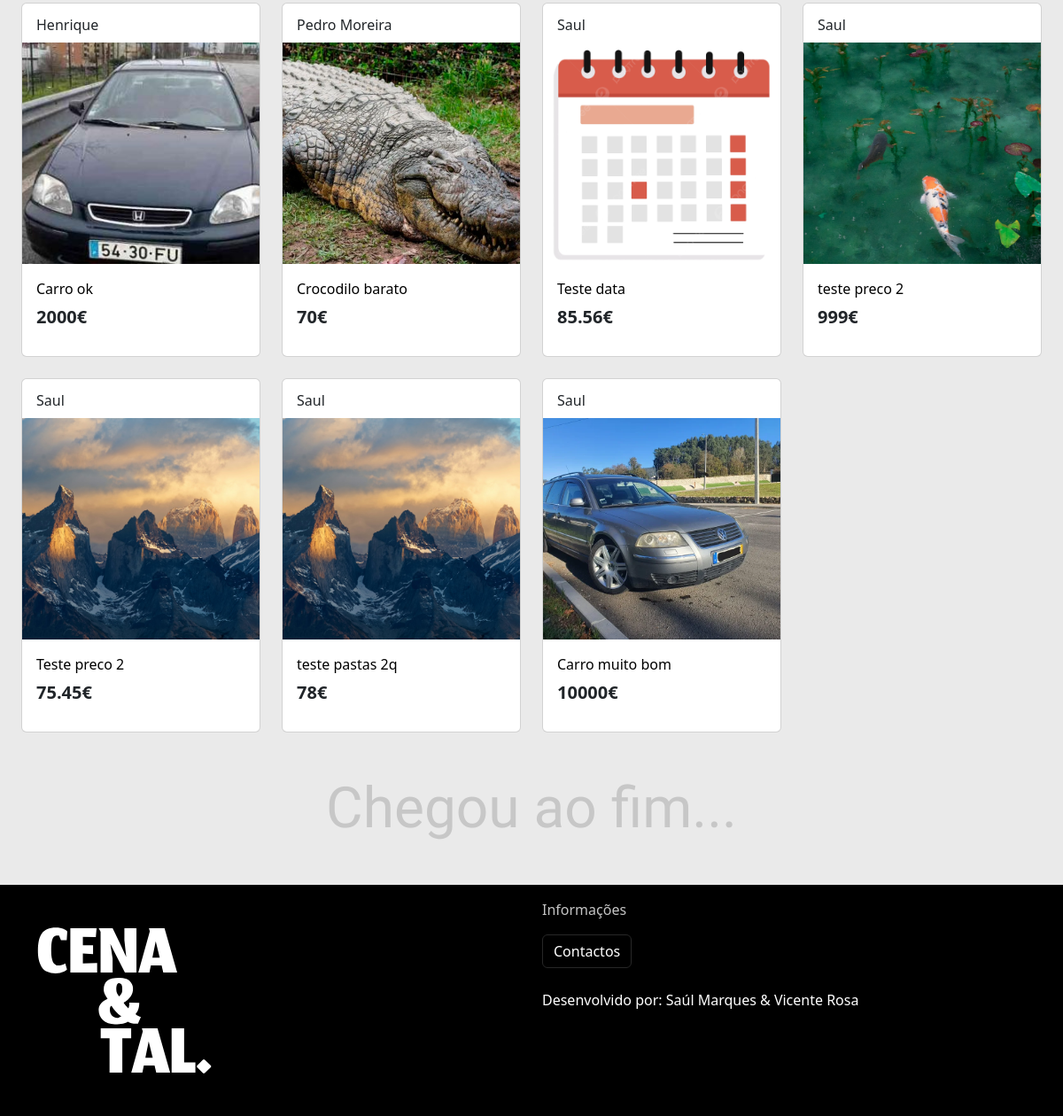
Before: / (lower part) with the older database file.
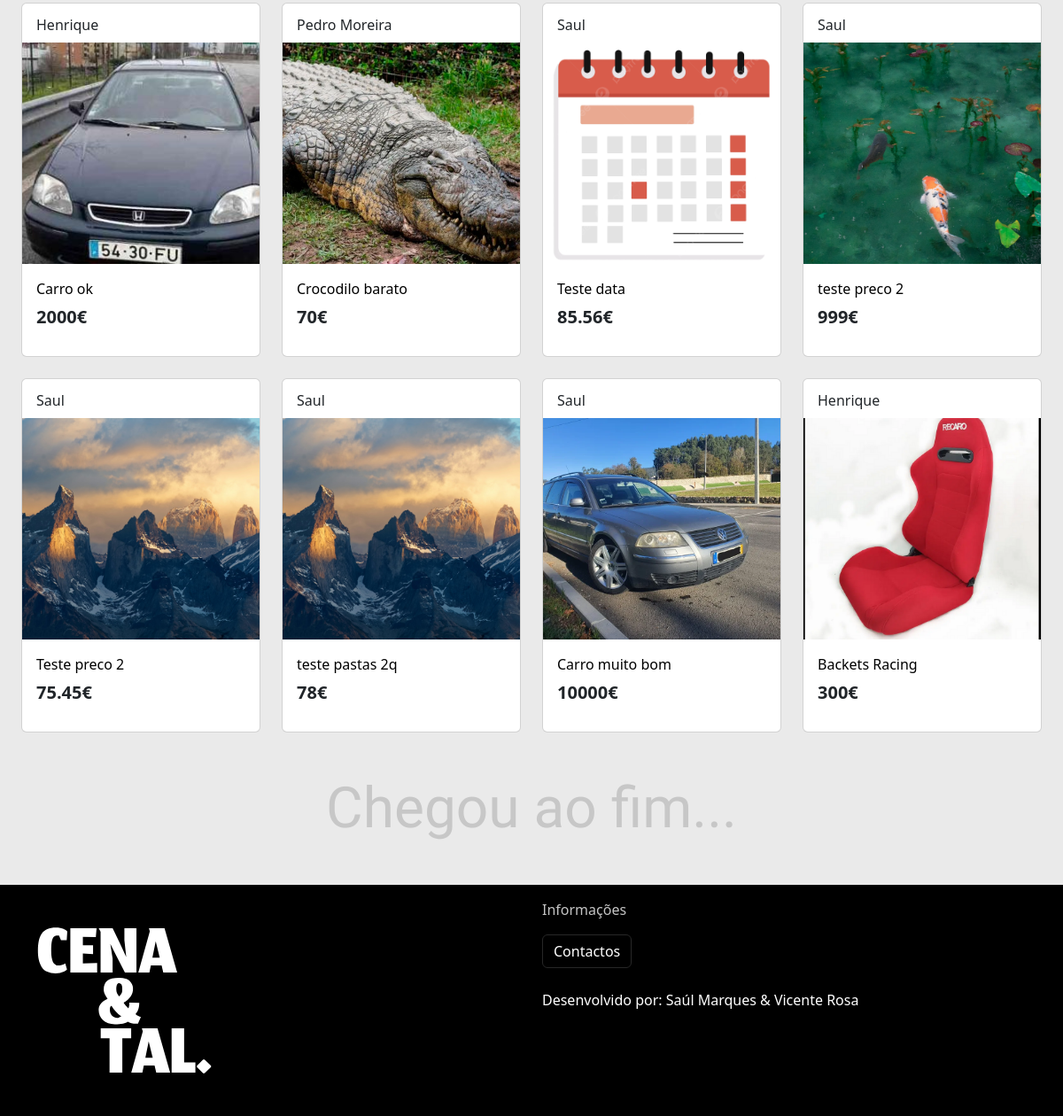
After: the same page with the newer database file.
### tables this page shows
CREATE TABLE `produto` (
  `id` int(11) NOT NULL,
  `user_id` int(11) NOT NULL,
  `titulo` varchar(30) NOT NULL,
  `descricao` text NOT NULL,
  `preco` float NOT NULL,
  `imagem` varchar(80) DEFAULT NULL,
  `adicionado_a` date NOT NULL DEFAULT current_timestamp(),
  `visivel` tinyint(1) DEFAULT 1
);

CREATE TABLE `users` (
  `id` int(11) NOT NULL,
  `username` varchar(30) NOT NULL,
  `password` varchar(78) NOT NULL,
  `email` varchar(30) NOT NULL,
  `imagem` varchar(255) DEFAULT 'imgs/icons/account_circle.svg',
  `localidade` varchar(255) DEFAULT NULL,
  `cidade` varchar(150) DEFAULT NULL,
  `cp` varchar(7) DEFAULT NULL,
  `telemovel` int(16) DEFAULT NULL,
  `biografia` text DEFAULT NULL,
  `data` date NOT NULL DEFAULT current_timestamp()
);

### index.php (the view, shortened to what this page needs)
<?php
include 'includes/db.php';
$sql = "SELECT produto.*, produto_imagens.image_path, users.username
        FROM produto
        LEFT JOIN produto_imagens ON produto.id = produto_imagens.produto_id
        LEFT JOIN users ON produto.user_id = users.id
        WHERE produto.visivel = 1
        GROUP BY produto.id
        ORDER BY MIN(produto_imagens.id)";
$result = $conn->query($sql);
?>
<!DOCTYPE html>
<html lang="en">
<head>
    <link rel="stylesheet" href="css/bootstrap.min.css">
    <link rel="stylesheet" href="css/fonts/customfonts.css">
</head>
<body style="background-color: #EAEAEA;">
 <div class="container-fluid p-0 rounded" style="background-color: transparent;">
<div class="container-fluid mt-5 mb-5">
    <div class="row row-cols-1 row-cols-sm-2 row-cols-md-3 row-cols-xl-4 row-cols-xxl-5 gy-4 mx-auto" id="productList">
        <?php while($row = $result->fetch_assoc()): ?>
            <div class="col me-0 product-item">
                <div class="card rounded-2" style="width: 100%; height: 400px; background-color: white;">
                    <a href="pagina_utilizador_guest.php?user_id=<?php echo htmlspecialchars($row['user_id']); ?>" class="card-header border-0 bg-transparent mt-1" style="text-decoration: none">
                        <?php echo htmlspecialchars($row['username']); ?>
                    </a>
                    <a href="pagina_produto.php?id=<?php echo htmlspecialchars($row['id']); ?>" class="text-decoration-none">
                        <div class="container p-0" style="width: 100%; height: 250px; background-color: white;">
                            <img src="<?php echo htmlspecialchars($row['image_path']); ?>" class="img-fluid" alt="Product Image" style="width: 100%; height: 100%; object-fit:cover;">
                        </div>
                    </a>
                    <div class="card-body">
                        <a href="pagina_produto.php?id=<?php echo htmlspecialchars($row['id']); ?>" class="text-decoration-none" style="color: #000000">
                            <div class="card-title"><?php echo htmlspecialchars($row['titulo']); ?></div>
                        </a>
                        <div class="card-text"><h5 class="fw-bold"><?php echo htmlspecialchars($row['preco']); ?>€</h5></div>
                    </div>
                </div>
            </div>
        <?php endwhile; ?>
    </div>
</div>
<h1 class="text-center mt-5 mb-5 jomhuria-regular fs-custom" style="color: rgba(150, 150, 150, 0.425);">Chegou ao fim...</h1>
</body>
</html>

Changed rows visible on the page:
added produto: user.username "Henrique", shows a picture, titulo "Backets Racing", preco "300"
